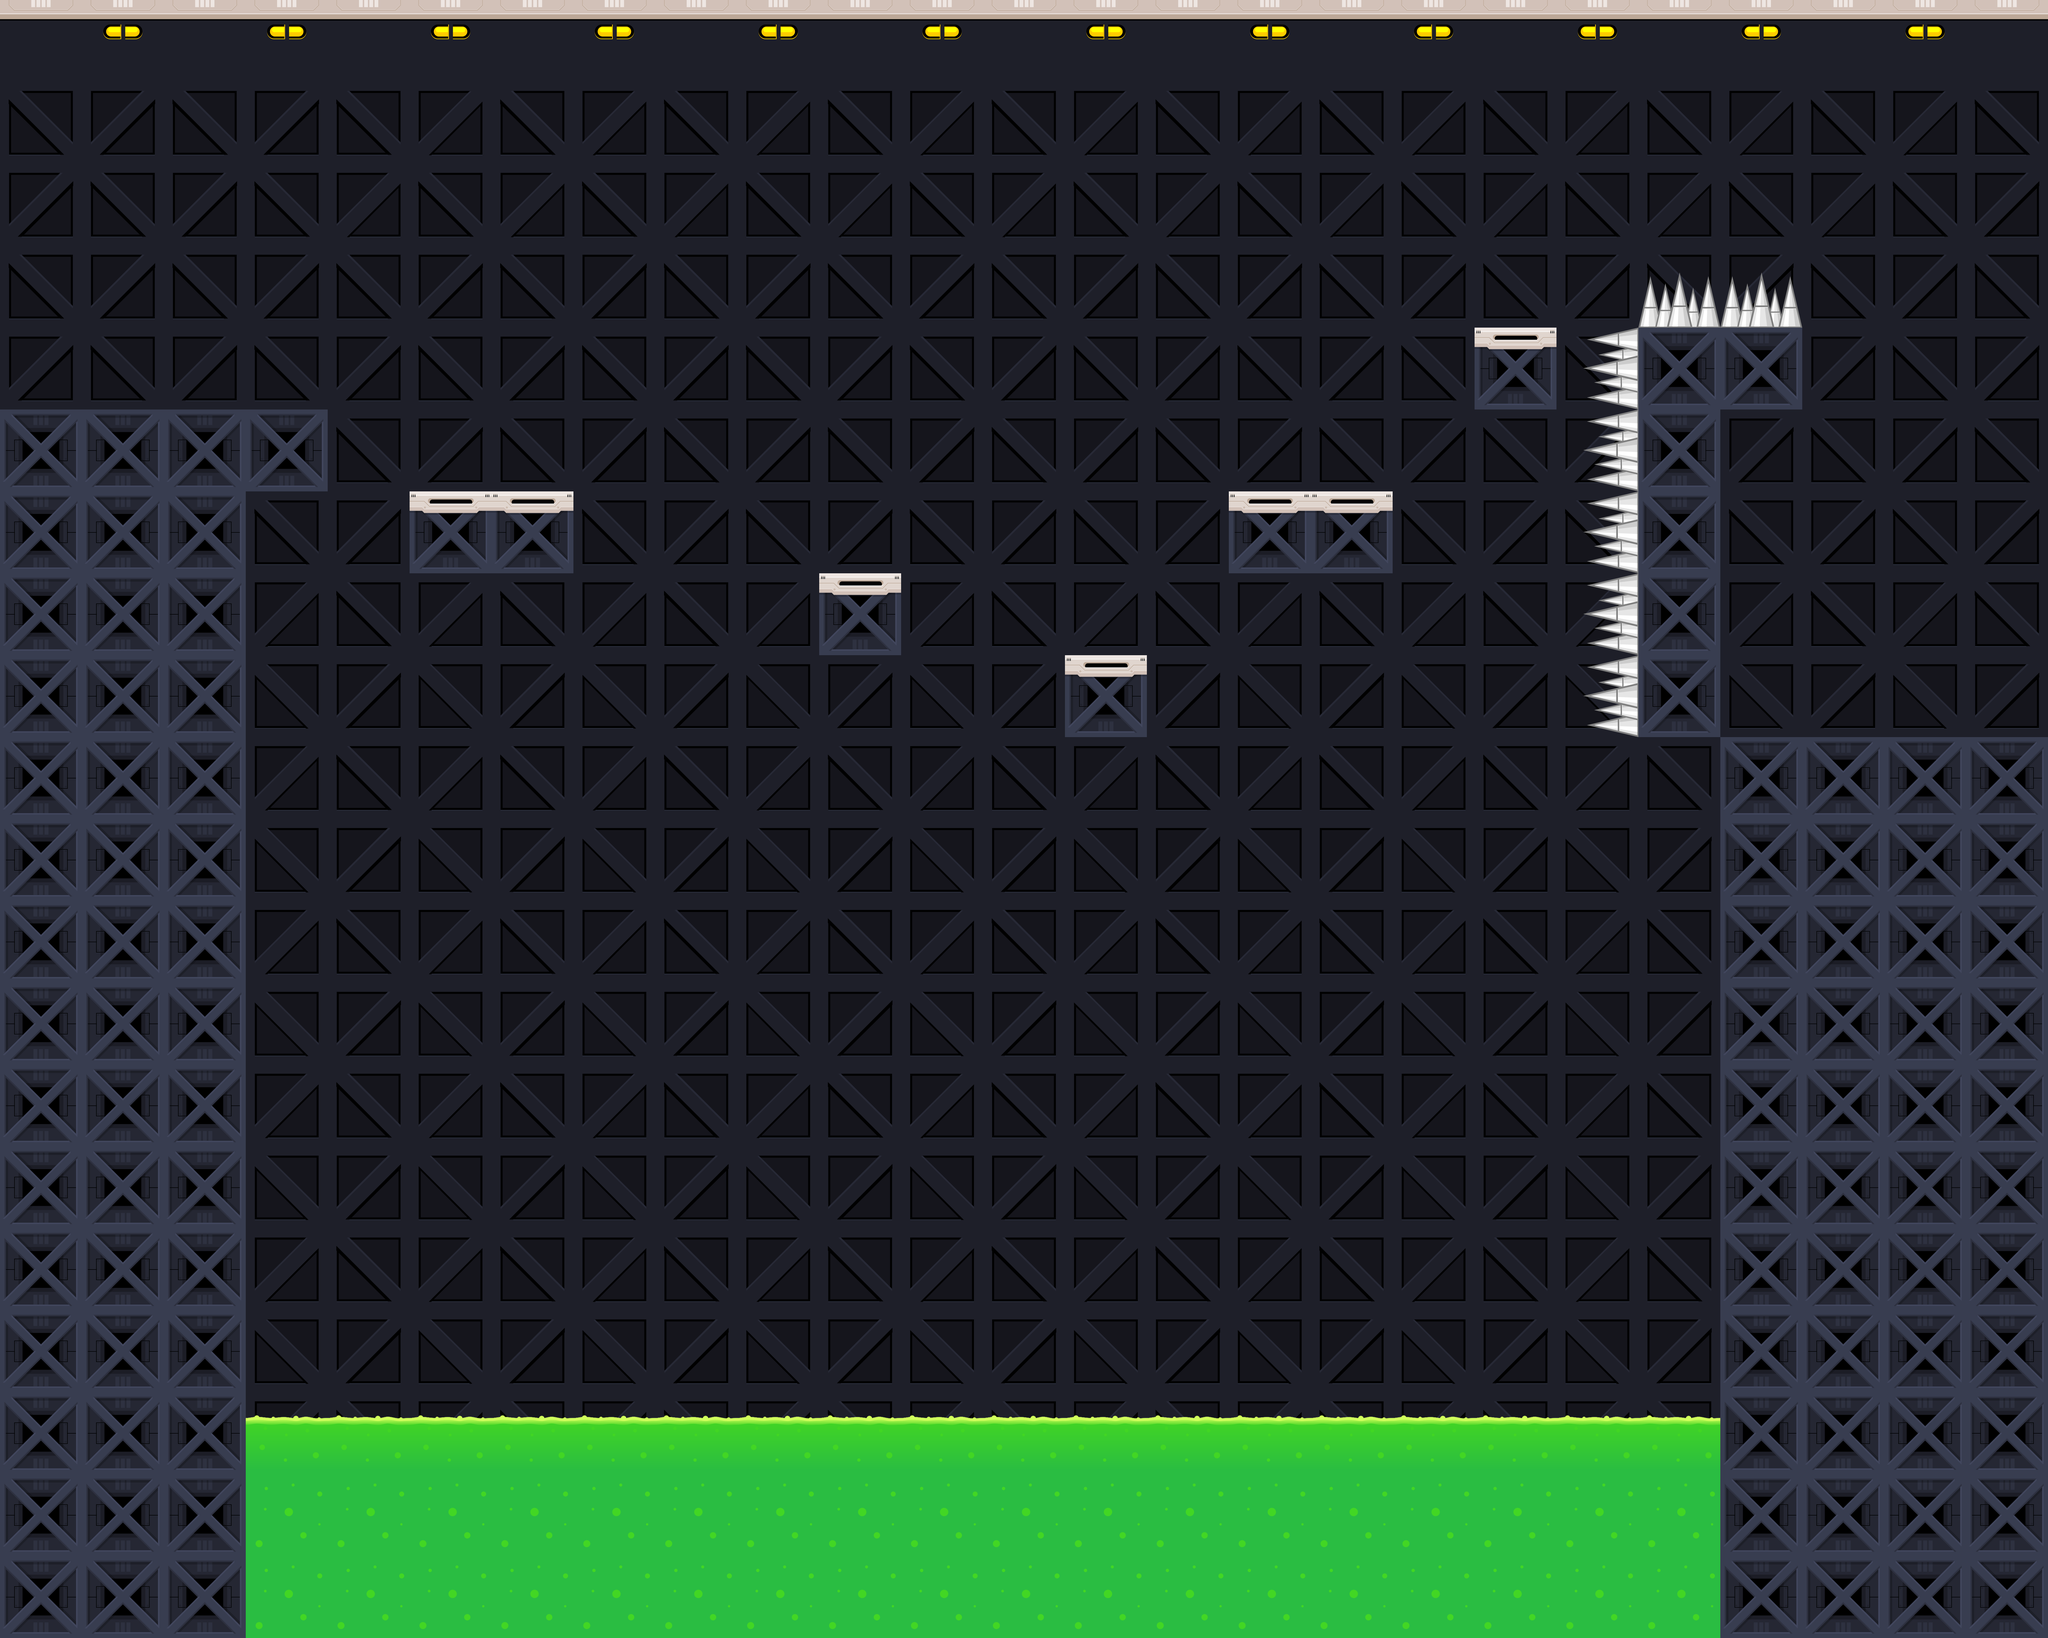

The image is a tile-based game level rendered from a .tmx file. Its description and complete source (layers, tilesets, objects, tile grids) follow:
An orthogonal 25x20 tile map with 256x256 px tiles, 2 tile layers (BackGround, Level_Tiles), 2 tilesets and 8 objects (2x Door, Timer, a, b, c, ...).

<map version="1.9" tiledversion="1.9.2" orientation="orthogonal" renderorder="right-down" width="25" height="20" tilewidth="256" tileheight="256" infinite="0" nextlayerid="4" nextobjectid="30">
 <editorsettings>
  <export format="tmx" />
 </editorsettings>
 <tileset firstgid="1" source="Org_Tiles.tsx" />
 <tileset firstgid="37" source="Org_Objects.tsx" />
 <layer id="1" name="BackGround" width="25" height="20">
  <data encoding="csv">
4,3,4,3,4,3,4,3,4,3,4,3,4,3,4,3,4,3,4,3,4,3,4,3,4,
6,5,6,2147483654,6,8,6,8,6,8,6,8,6,8,6,8,6,8,6,8,6,8,6,8,6,
5,6,5,6,8,6,8,6,8,6,8,6,8,6,8,6,8,6,8,6,8,6,8,6,5,
6,2147483654,6,2147483654,6,2147483654,6,2147483654,6,2147483654,6,2147483654,6,2147483654,6,2147483654,6,2147483654,6,2147483654,6,2147483654,6,2147483654,6,
5,2147483653,5,2147483653,5,2147483653,5,2147483653,5,2147483653,5,2147483653,5,2147483653,5,2147483653,5,2147483653,5,2147483653,5,2147483653,5,2147483653,5,
6,2147483654,6,2147483654,6,2147483654,6,2147483654,6,2147483654,6,2147483654,6,2147483654,6,2147483654,6,2147483654,6,2147483654,6,2147483654,6,2147483654,6,
5,2147483653,5,2147483653,5,2147483653,5,2147483653,5,2147483653,5,2147483653,5,2147483653,5,2147483653,5,2147483653,5,2147483653,5,2147483653,5,2147483653,5,
6,8,6,8,6,8,6,8,6,8,6,8,6,8,6,8,6,8,6,8,6,8,6,8,6,
5,7,5,7,5,7,5,7,5,7,5,7,5,7,5,7,5,7,5,7,5,7,5,7,5,
6,8,6,8,6,8,6,8,6,8,6,8,6,8,6,8,6,8,6,8,6,8,6,8,6,
5,7,5,7,5,7,5,7,5,7,5,7,5,7,5,7,5,7,5,7,5,7,5,7,5,
6,8,6,8,6,8,6,8,6,8,6,8,6,8,6,8,6,8,6,8,6,8,6,8,6,
5,7,5,7,5,7,5,7,5,7,5,7,5,7,5,7,5,7,5,7,5,7,5,7,5,
6,8,6,8,6,8,6,8,6,8,6,8,6,8,6,8,6,8,6,8,6,8,6,8,6,
5,7,5,7,5,7,5,7,5,7,5,7,5,7,5,7,5,7,5,7,5,7,5,7,5,
6,8,6,8,6,8,6,8,6,8,6,8,6,8,6,8,6,8,6,8,6,8,6,8,6,
5,7,5,7,5,7,5,7,5,7,5,7,5,7,5,7,5,7,5,7,5,7,5,7,5,
6,8,6,8,6,8,6,8,6,8,6,8,6,8,6,8,6,8,6,8,6,8,6,8,6,
5,7,5,7,5,7,5,7,5,7,5,7,5,7,5,7,5,7,5,7,5,7,5,7,5,
6,8,6,8,6,8,6,8,6,8,6,8,6,8,6,8,6,8,6,8,6,8,6,8,6
</data>
 </layer>
 <layer id="2" name="Level_Tiles" width="25" height="20">
  <data encoding="csv">
0,0,0,0,0,0,0,0,0,0,0,0,0,0,0,0,0,0,0,0,0,0,0,0,0,
0,0,0,0,0,0,0,0,0,0,0,0,0,0,0,0,0,0,0,0,0,0,0,0,0,
0,0,0,0,0,0,0,0,0,0,0,0,0,0,0,0,0,0,0,0,0,0,0,0,0,
0,0,0,0,0,0,0,0,0,0,0,0,0,0,0,0,0,0,0,0,34,34,0,0,0,
0,0,0,0,0,0,0,0,0,0,0,0,0,0,0,0,0,0,15,35,18,18,0,0,0,
18,18,18,18,0,0,0,0,0,0,0,0,0,0,0,0,0,0,0,35,18,0,0,0,0,
18,18,18,0,0,15,15,0,0,0,0,0,0,0,0,15,15,0,0,35,18,0,0,0,0,
18,18,18,0,0,0,0,0,0,0,15,0,0,0,0,0,0,0,0,35,18,0,0,0,0,
18,18,18,0,0,0,0,0,0,0,0,0,0,15,0,0,0,0,0,35,18,0,0,0,0,
18,18,18,0,0,0,0,0,0,0,0,0,0,0,0,0,0,0,0,0,0,18,18,18,18,
18,18,18,0,0,0,0,0,0,0,0,0,0,0,0,0,0,0,0,0,0,18,18,18,18,
18,18,18,0,0,0,0,0,0,0,0,0,0,0,0,0,0,0,0,0,0,18,18,18,18,
18,18,18,0,0,0,0,0,0,0,0,0,0,0,0,0,0,0,0,0,0,18,18,18,18,
18,18,18,0,0,0,0,0,0,0,0,0,0,0,0,0,0,0,0,0,0,18,18,18,18,
18,18,18,0,0,0,0,0,0,0,0,0,0,0,0,0,0,0,0,0,0,18,18,18,18,
18,18,18,0,0,0,0,0,0,0,0,0,0,0,0,0,0,0,0,0,0,18,18,18,18,
18,18,18,0,0,0,0,0,0,0,0,0,0,0,0,0,0,0,0,0,0,18,18,18,18,
18,18,18,1,1,1,1,1,1,1,1,1,1,1,1,1,1,1,1,1,1,18,18,18,18,
18,18,18,2,2,2,2,2,2,2,2,2,2,2,2,2,2,2,2,2,2,18,18,18,18,
18,18,18,2,2,2,2,2,2,2,2,2,2,2,2,2,2,2,2,2,2,18,18,18,18
</data>
 </layer>
 <objectgroup id="3" name="Level_Objects">
  <object id="2" name="Start_Door" class="Door" gid="37" x="5.9241" y="1314.59" width="704" height="1064" />
  <object id="6" name="Finish_Door" class="Door" gid="39" x="5692" y="2288" width="721" height="1088" />
  <object id="24" name="Timer" gid="41" x="5420" y="2273" width="248" height="577" />
  <object id="25" name="a" gid="40" x="1344.56" y="1748.15" width="357" height="361" />
  <object id="26" name="b" gid="40" x="2529.48" y="1990.23" width="357" height="361" />
  <object id="27" name="c" gid="40" x="3262.09" y="2251.42" width="357" height="361" />
  <object id="28" name="d" gid="40" x="3918.25" y="1741.78" width="357" height="361" />
  <object id="29" name="e" gid="40" x="4587.16" y="1206.66" width="357" height="361" />
 </objectgroup>
</map>
